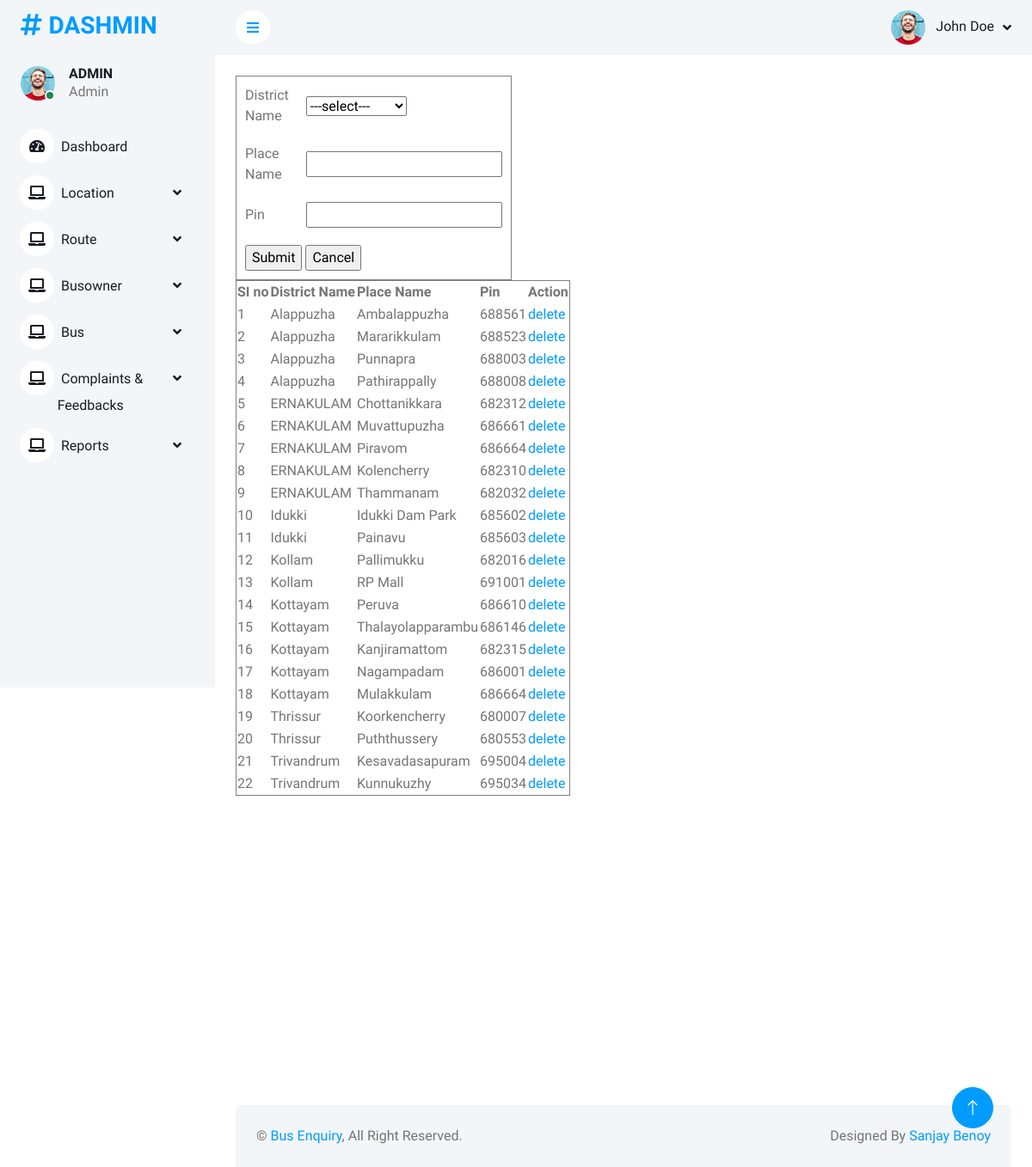
The app's page /PROJECT/ADMIN/Place.php (signed in) with its own data.
### tables this page shows
CREATE TABLE `tbl_place` (
  `district_id` int(11) NOT NULL,
  `place_id` int(11) NOT NULL,
  `place_name` varchar(50) NOT NULL,
  `place_pin` varchar(10) NOT NULL
);

CREATE TABLE `tbl_district` (
  `district_id` int(11) NOT NULL,
  `district_name` varchar(30) NOT NULL
);

### PROJECT/ADMIN/Place.php (the view, shortened to what this page needs)
<!DOCTYPE html PUBLIC "-//W3C//DTD XHTML 1.0 Transitional//EN" "http://www.w3.org/TR/xhtml1/DTD/xhtml1-transitional.dtd">
<html xmlns="http://www.w3.org/1999/xhtml">
<head>
</head>
<?php
include("head.php");
include("../Assets/Connection/Connection.php");
		?>
<form id="form1" name="form1" method="post" action="Place.php">
  <table width="309" height="104" border="1" cellpadding="10">
  <tr>
    <td>District Name</td>
    <td><select name="sel_district" id="sel_district">
     <option value="">---select---</option>
      </select></td>
    <tr>
      <td>Place Name</td>
      <td><input type="text" name="txt_placename" id="txt_placename" /></td>
    </tr>
    <tr>
      <td>Pin</td>
      <td><input type="text" name="txt_placepin" id="txt_placepin" /></td>
    </tr>
    <tr>
      <td colspan="2"><input type="submit" name="btnsubmit" id="btnsubmit" value="Submit" />
      <input type="reset" name="btncancel" id="btncancel" value="Cancel" /></td>
    </tr>
     <table border="black">
  <tr>
  <th>SI no</th>
  <th>District Name</th>
  <th>Place Name</th>
  <th>Pin</th>
  <th>Action</th>
  </tr>
     <?php
  $selqry="select * from tbl_place p inner join tbl_district d on p.district_id=d.district_id order by district_name ASC";
  $rows=$con->query($selqry);
  $i=0;
  while($result=$rows->fetch_assoc())
  {
	  $i++;
	  ?>
  <tr>
   <td><?php echo $i;?></td>
   <td><?php echo $result["district_name"];?></td>
   <td><?php echo $result["place_name"];?></td>
   <td><?php echo $result["place_pin"];?></td>
   <td><a href="Place.php?did=<?php echo $result["place_id"]?>">delete</a></td>
  </tr>
  <?php
 }
  ?>
  </table>
</form>
<body>
</body>
<?php
include("foot.php");
?>
</html>

### PROJECT/ADMIN/css/style.css (style rules this page uses)
:root { --primary: #009CFF; --light: #F3F6F9; --dark: #191C24; }

### records on screen
tbl_place: district.district_name "Alappuzha", place_name "Ambalappuzha", place_pin "688561"
tbl_place: district.district_name "Alappuzha", place_name "Mararikkulam", place_pin "688523"
tbl_place: district.district_name "Alappuzha", place_name "Punnapra", place_pin "688003"
tbl_place: district.district_name "Alappuzha", place_name "Pathirappally", place_pin "688008"
tbl_place: district.district_name "ERNAKULAM", place_name "Chottanikkara", place_pin "682312"
tbl_place: district.district_name "ERNAKULAM", place_name "Muvattupuzha", place_pin "686661"
tbl_place: district.district_name "ERNAKULAM", place_name "Piravom", place_pin "686664"
tbl_place: district.district_name "ERNAKULAM", place_name "Kolencherry", place_pin "682310"
tbl_place: district.district_name "ERNAKULAM", place_name "Thammanam", place_pin "682032"
tbl_place: district.district_name "Idukki", place_name "Idukki Dam Park", place_pin "685602"
tbl_place: district.district_name "Idukki", place_name "Painavu", place_pin "685603"
tbl_place: district.district_name "Kollam", place_name "Pallimukku", place_pin "682016"
tbl_place: district.district_name "Kollam", place_name "RP Mall", place_pin "691001"
tbl_place: district.district_name "Kottayam", place_name "Peruva", place_pin "686610"
tbl_place: district.district_name "Kottayam", place_name "Thalayolapparambu", place_pin "686146"
tbl_place: district.district_name "Kottayam", place_name "Kanjiramattom", place_pin "682315"
tbl_place: district.district_name "Kottayam", place_name "Nagampadam", place_pin "686001"
tbl_place: district.district_name "Kottayam", place_name "Mulakkulam", place_pin "686664"
tbl_place: district.district_name "Thrissur", place_name "Koorkencherry", place_pin "680007"
tbl_place: district.district_name "Thrissur", place_name "Puththussery", place_pin "680553"
tbl_place: district.district_name "Trivandrum", place_name "Kesavadasapuram", place_pin "695004"
tbl_place: district.district_name "Trivandrum", place_name "Kunnukuzhy", place_pin "695034"
